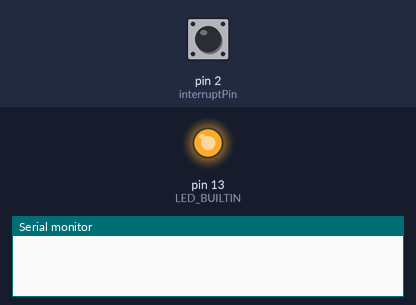
Recording of a sketch running on a simulated Arduino Uno, built with avr-gcc and run on an emulated ATmega328P. Parts: output pins drawn as LEDs (lit = HIGH), the last lines printed to the serial monitor. Inputs (shaded band) come from the test bench; at power-on: pin 2 (interruptPin) HIGH. Sleep ends after the set time or at an interrupt.

Above: at 4.2 s.
4.3 s: pin 2 (interruptPin) driven HIGH
6.5 s: pin 2 (interruptPin) pulsed LOW 2 times (0.12 s each, 0.3 s apart)
At 12.1 s:
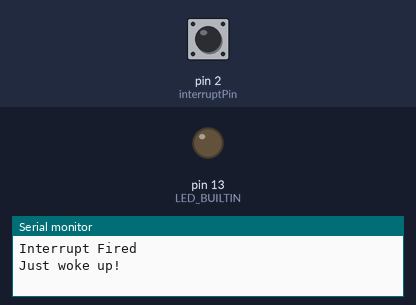
Timing chart, 0 to 13.6 s (numbered marks = the images above; inputs shaded):
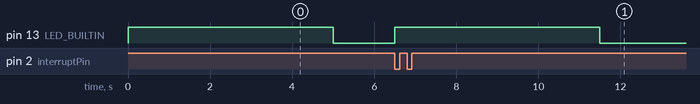

Measured:
- after the input at 6.5 s, pin 13 (LED_BUILTIN): LOW → HIGH at once, → LOW 5.0 s later

The sketch:

Arduino_Interrupt_Simple.ino
```cpp
//First upload this code to your Arduino UNO and the LED ligts up. Then take one male to male jumper and attach the one end of jumper
//to the digital pin 2 and another end to the GND. When the pin is attached at both end, the interrupt is fired which causes the arduino
//to wake up and lights the pin.

#include <avr/sleep.h>
#define interruptPin 2

void setup() {
  // put your setup code here, to run once:
  Serial.begin(115200);
  pinMode(LED_BUILTIN, OUTPUT);
  pinMode(interruptPin, INPUT_PULLUP);
  digitalWrite(LED_BUILTIN, HIGH);

}

void loop() {
  // put your main code here, to run repeatedly:
  delay(5000);
  Going_To_Sleep();

}

void Going_To_Sleep(){
  sleep_enable();
  attachInterrupt(0, wakeUp, LOW);
  set_sleep_mode(SLEEP_MODE_PWR_DOWN);
  digitalWrite(LED_BUILTIN, LOW);
  delay(1000);
  sleep_cpu();
  Serial.println("Just woke up!");
  digitalWrite(LED_BUILTIN, HIGH);
}

void wakeUp(){
  Serial.println("Interrupt Fired");
  sleep_disable();
  detachInterrupt(0);
}
```
